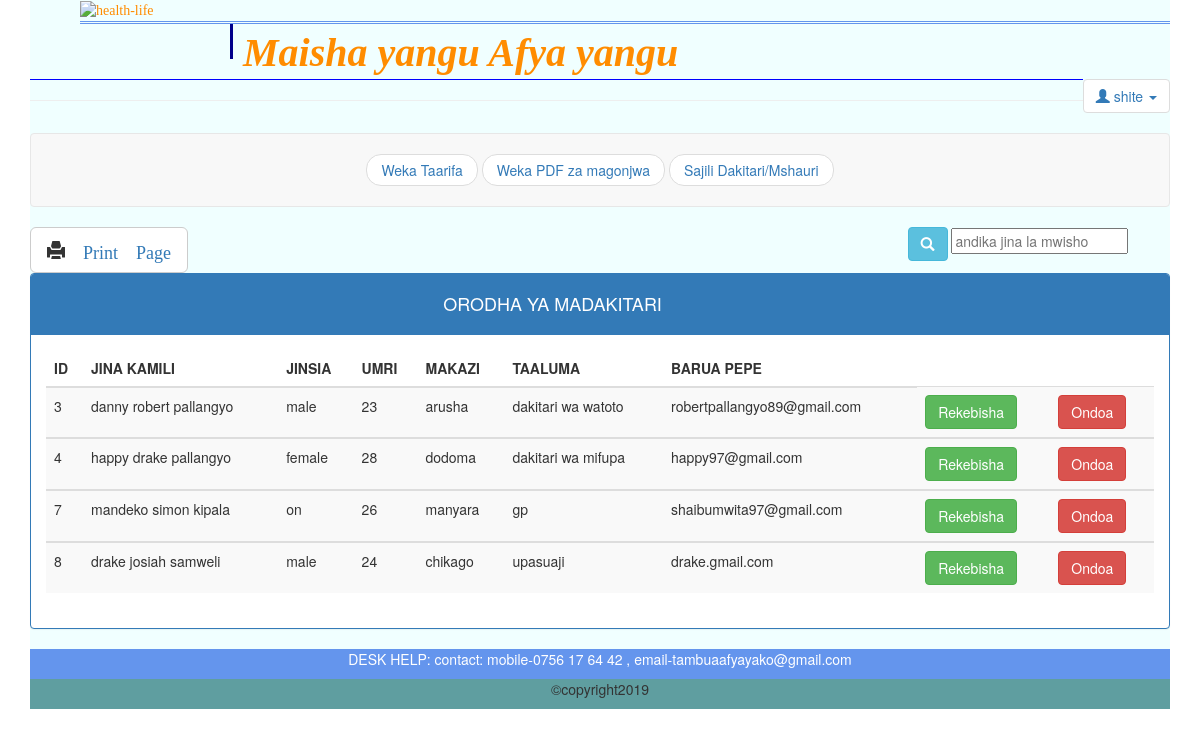
/index.php?p=adminview (signed in), run on the app's committed database.
### tables this page shows
CREATE TABLE `doctor` (
  `did` int(11) NOT NULL,
  `fname` varchar(20) NOT NULL,
  `mname` varchar(20) NOT NULL,
  `lname` varchar(20) NOT NULL,
  `age` int(3) NOT NULL,
  `gender` varchar(10) NOT NULL,
  `location` varchar(20) NOT NULL,
  `specialization` varchar(20) NOT NULL,
  `username` varchar(20) NOT NULL,
  `password` varchar(100) NOT NULL,
  `contact` varchar(25) NOT NULL,
  `email` varchar(100) NOT NULL,
  `image` longblob NOT NULL,
  `indetail` text NOT NULL
);

### index.php (called while the page is built, shortened)
<?php
     require("includes/routting.php");
     require("includes/template.php");
?>

### pages/adminview.php (the view)
<div class="row">
  <div class="col-md-12">
      <nav class="navbar navbar-default">
      <ul class="pager">
          <li><a href="index.php?p=adminPage">Weka Taarifa</a></li>
          <li><a href="index.php?p=adminpdf">Weka PDF za magonjwa</a></li>
          <li><a href="index.php?p=adminreg">Sajili Dakitari/Mshauri</a></li>
      </ul>
      </nav>
  </div>
  <div class="col-md-12">
              <div class="row">
                <div class="col-md-9">
                    <button class="btn btn-default btn-lg">
                        <span class="glyphicon glyphicon-print">
                                <a href="javascript:window.print()">Print Page</a>
                        </span>
                    </button>
                </div>
                <div class="col-md-3">
                <div class="search">
                    <button type="button" class="btn btn-info"><span class="glyphicon glyphicon-search"></span></button>
                    <input type="text" name="search" placeholder="andika jina la mwisho" />
                </div>
                </div>
              </div>
                        <div class="panel panel-primary">
                            <div class="panel-heading">
                                <div class="row">
                                    <div class="col-md-11">
                                        <h4 align="center">ORODHA YA MADAKITARI</h4>
                                    </div>
                                </div>
                            </div>
                     <div class="regbody">
                            <div class="panel-body">
                                 <table class="table table-striped">
                                    <thead>
                                        <th>ID</th>
                                        <th>JINA KAMILI</th>
                                        <th>JINSIA</th>
                                        <th>UMRI</th>
                                        <th>MAKAZI</th>
                                        <th>TAALUMA</th>
                                        <th>BARUA PEPE</th>
                                    </thead>
                                    <?php
                                    $sql="select * from doctor";
                                    $result=mysqli_query($connect, $sql);
                                    ?>
                                    <?php
                                    while($data=mysqli_fetch_assoc($result))
                                    {
                                        ?>
                                     <tbody>
                                        <tr>
                                            <td><?php print $data["did"]; ?></td>
                                            <td><?php print $data["fname"]." ".$data["mname"]." ".$data["lname"]; ?></td>
                                            <td><?php print $data["gender"]; ?></td>
                                            <td><?php print $data["age"]; ?></td>
                                            <td><?php print $data["location"]; ?></td>
                                            <td><?php print $data["specialization"]; ?></td>
                                            <td><?php print $data["email"]; ?></td>
                                            <td><button type="button" class="btn btn-success">Rekebisha</button></td>
                                            <td><button type="button" class="btn btn-danger">Ondoa</button></td>
                                         </tr>
                                     </tbody>
                                     <?php
                                    }
                                    ?>
                               </table>
                     </div>
                    </div>
                    </div>
  </div>
</div>

### includes/header.php (shortened to what this page needs)
<!DOCTYPE html PUBLIC"-//w3C//DTD HTML 1.0 Strict//EN"
     "http://www.w3.org/TR/html1/DTD/html1-strict.dtd">
<html>
    <head>
        <link type="text/css" rel="stylesheet" href="css/stylesheet.css">
        <link type="text/css" rel="stylesheet" href="css2/stylesheet.css">
        <link type="text/css" rel="stylesheet" href="vendors/bootstrap/css/bootstrap.css">
    </head>
    <body>
        <div class="container">
        <div class="bdy">
            <div class="banner">
                <div class="row">
                    <div class="col-md-12">
                        <div class="afyaheader">
                        <img src="img/banner (2).png" alt="health-life" width="100%" height="100px">
                        </div>
                        <div class="afyaheader2">
                        Maisha yangu Afya yangu
                        </div>
                    </div>
                 </div>
            </div>
                <ul class="nav navbar-nav navbar-right pagination">
                    <?php
						if((isset($_SESSION["username"])&&$_SESSION["password"])){
					?>
                         <li class="dropdown">
                            <a class="dropdown-toggle" data-toggle="dropdown" href="#">
                            <span class="glyphicon glyphicon-user"></span>
                                            <?php
                                                print_r($_SESSION["username"]);
                                            ?>
                            <span class="caret"></span></a>
                          </li>
                    <?php
                        }
                    ?>
                 </ul>
            <hr style="border-color: blue"; /><hr />

### includes/template.php
<?php
require("includes/header.php");
if(isset($main_content))
{
    require($main_content);
}
require("includes/footer.php");
?>

### includes/footer.php (shortened to what this page needs)
<div class="help">
                <div class="row">
                    <div class="col-md-12">
                    <p>DESK HELP: contact: mobile-0756 17 64 42 , email-tambuaafyayako@gmail.com</p>
                    </div>
                </div>
            </div>
            <div class="footer">
                <div class="row">
                    <div class="col-md-2">
                    </div>
                    <div class="col-md-8">
                        <p>&copy;copyright2019</p>
                    </div>
                    <div class="col-md-2">
                    </div>
                </div>
            </div>
        </div>
        </div>
    </body>
</html>

### css/stylesheet.css (style rules this page uses)
.afyaheader { color: darkorange; font-family: fantasy; font-style:normal; margin-left: 50px; border-bottom-style: double; border-bottom-color: cornflowerblue; }
.afyaheader2 { color: darkorange; font-family: kunstler script; font-style: oblique; font-size: 40px; margin-left: 200px; padding-left: 10px; border-left-style: solid; border-left-color: darkblue; height: 35px; font-weight:bold; }
hr { border-color: red; border-width: medium; }
.footer { text-align: center; background-color: cadetblue; }
.help { text-align: center; background-color: cornflowerblue; color: white; }
.bdy { background-color: azure; }

### data on the page
doctor: did "3", fname "danny", mname "robert", lname "pallangyo", gender "male", age "23", location "arusha", specialization "dakitari wa watoto", email "robertpallangyo89@gmail.com"
doctor: did "4", fname "happy", mname "drake", lname "pallangyo", gender "female", age "28", location "dodoma", specialization "dakitari wa mifupa", email "happy97@gmail.com"
doctor: did "7", fname "mandeko", mname "simon", lname "kipala", gender "on", age "26", location "manyara", specialization "gp", email "shaibumwita97@gmail.com"
doctor: did "8", fname "drake", mname "josiah", lname "samweli", gender "male", age "24", location "chikago", specialization "upasuaji", email "drake.gmail.com"
